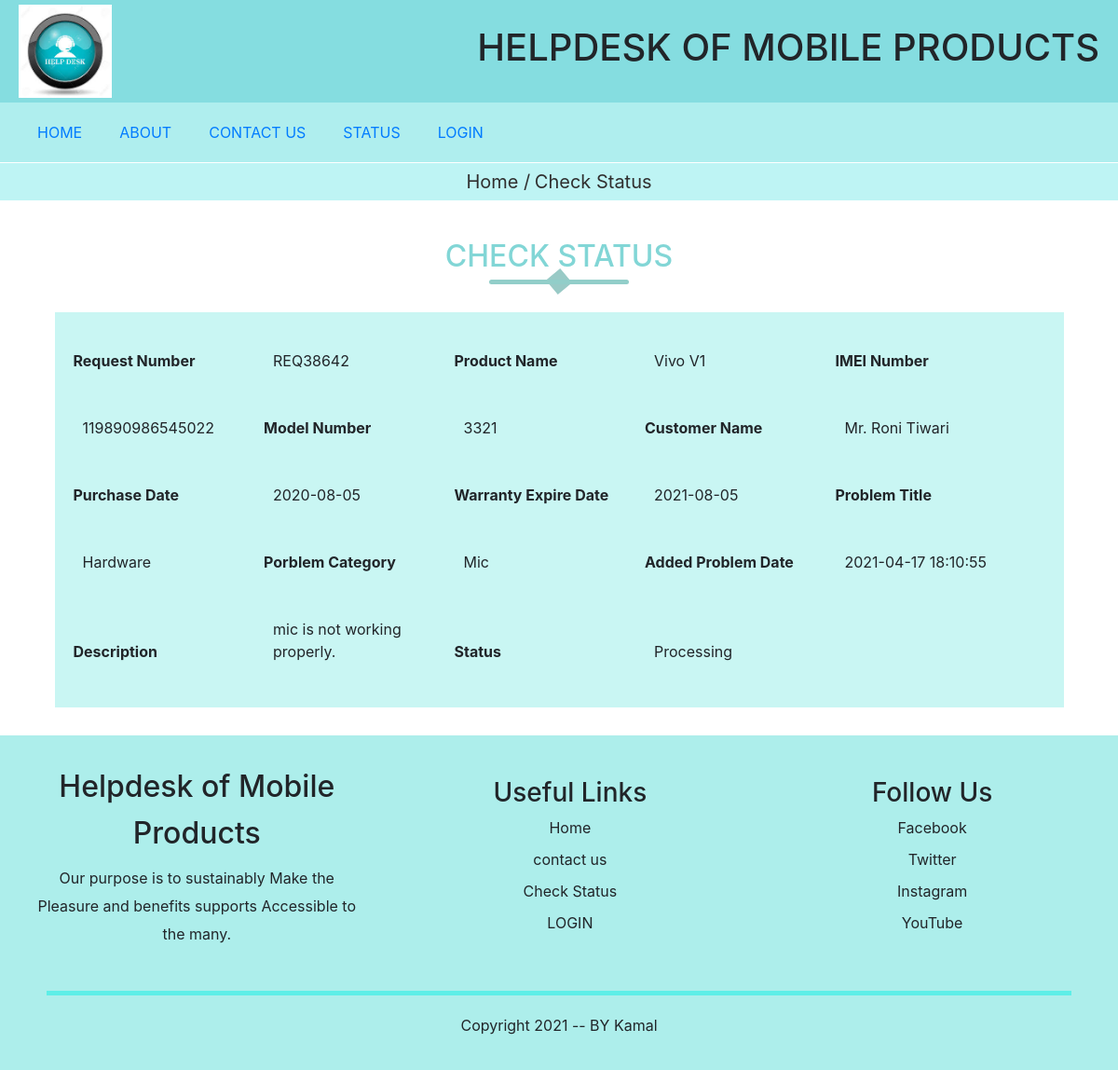
The page /checked_status.php?request_no=REQ38642 on the database its author committed.
### tables this page shows
CREATE TABLE `product` (
  `product_id` int(11) NOT NULL,
  `customer_id` int(11) NOT NULL,
  `imei_no` varchar(20) NOT NULL,
  `product_name` varchar(30) NOT NULL,
  `model_no` int(10) NOT NULL,
  `date_of_purchase` date NOT NULL,
  `expire_date` date NOT NULL,
  `status_of_product` int(11) NOT NULL
);

CREATE TABLE `problem` (
  `problem_id` int(11) NOT NULL,
  `product_id` int(11) NOT NULL,
  `alt_number` varchar(20) NOT NULL,
  `problem_title_id` int(11) NOT NULL,
  `problem_category_id` int(11) NOT NULL,
  `problem_description` varchar(200) NOT NULL,
  `problem_status_id` int(11) NOT NULL,
  `curr_time` datetime NOT NULL,
  `deliver` tinyint(4) NOT NULL,
  `delivery_date` datetime NOT NULL,
  `request_no` varchar(20) NOT NULL
);

CREATE TABLE `customer` (
  `customer_id` int(11) NOT NULL,
  `title` varchar(10) NOT NULL,
  `first_name` varchar(20) NOT NULL,
  `last_name` varchar(20) NOT NULL,
  `phone_number` varchar(20) NOT NULL,
  `street` varchar(30) NOT NULL,
  `city` varchar(20) NOT NULL,
  `state` varchar(20) NOT NULL,
  `pincode` int(10) NOT NULL
);

CREATE TABLE `problem_title` (
  `id` int(11) NOT NULL,
  `name` varchar(20) NOT NULL
);

CREATE TABLE `problem_category` (
  `id` int(11) NOT NULL,
  `cat_name` varchar(30) NOT NULL,
  `pro_title_id` int(11) NOT NULL
);

CREATE TABLE `problem_status` (
  `id` int(11) NOT NULL,
  `status_name` varchar(20) NOT NULL
);

### function_inc.php (called while the page is built, shortened)
<?php
function get_safe_value($con,$str){
    if($str!=''){
        $str=trim($str);
        return mysqli_real_escape_string($con,$str);
    }
}
?>

### checked_status.php (the view, shortened to what this page needs)
<?php
        require('header.php');
        if(isset($_GET['request_no']) && $_GET['request_no']!=''){
          $request_no=get_safe_value($con,$_GET['request_no']);
          $sql="select product.*, customer.*,problem.*,problem_title.name,problem_category.cat_name, problem_status.status_name from product,customer,problem,problem_title,problem_category, problem_status where product.customer_id=customer.customer_id and product.product_id=problem.product_id and problem.problem_title_id=problem_title.id and problem.problem_category_id=problem_category.id and problem.problem_status_id=problem_status.id and problem.request_no='$request_no'";
          $res=mysqli_query($con,$sql);
          $count=mysqli_num_rows($res);
          if($count>0){
            $row=mysqli_fetch_assoc($res);
            $request_no=$row['request_no'];
            $product_name=$row['product_name'];
            $imei_no=$row['imei_no'];
            $model_no=$row['model_no'];
            $customer_name= $row['title']." ".$row['first_name']." ".$row['last_name'];
            $problem_title=$row['name'];
            $problem_category=$row['cat_name'];
            $description=$row['problem_description'];
            $curr_date=$row['curr_time'];
            $date_of_purchase=$row['date_of_purchase'];
            $expire_date=$row['expire_date'];
          }else{
           echo '<SCRipt> alert("Please Enter Valid Request Number")</SCRipt>';
              die();
          }
      }
?>
  <div class="path">
          <span>
            <a href="home.php">Home /</a>  <a href="#">Check Status</a>
          </span>
    </div>
   <div class="login add_prob" >
     <h2 class="title">CHECK STATUS</h2>
     <div class="problem_form">
        <label for="">Request Number</label>
        <span name='name'><?php echo $request_no;?></span>
        <label for="">Product Name</label>
        <span name='name'><?php echo $product_name;?></span>
        <label for="">IMEI Number</label>
        <span><?php echo $imei_no;?></span>
        <label for="">Model Number</label>
        <span><?php echo $model_no;?></span>
        <label for="">Customer Name</label>
        <span><?php echo $customer_name; ?></span>
        <label for="">Purchase Date</label>
        <span><?php echo $date_of_purchase;?></span>
        <label for="">Warranty Expire Date</label>
        <span><?php echo $expire_date;?></span>
        <label for="">Problem Title</label>
        <span><?php echo $problem_title; ?></span>
        <label for="">Porblem Category</label>
        <span><?php echo $problem_category;?></span>
        <label for="">Added Problem Date</label>
        <span><?php echo $curr_date;?></span>
        <label for="">Description</label>
        <span><?php echo $description;?></span>
        <label for="">Status</label>
        <span><?php echo $row['status_name'];?></span>
    </div>
  </div>
<?php
    require('footer.php');
?>

### style/style.css (style rules this page uses)
* { margin: 0; padding: 0; box-sizing: border-box; }
body { font-family: 'Poppins', sans-serif; }
.title { text-align: center; margin: 0 auto 30px; line-height: 60px; color: rgb(130, 214, 214); position: relative; }
.title::after { content: ''; background:rgb(146, 206, 201); width: 150px; height: 5px; border-radius: 5px; position: absolute; bottom: 0; left: 50%; transform: translateX(-50%); }
.title::before { content: ''; background:rgb(153, 202, 198); top: 47px; width: 20px; height: 20px; position: absolute; bottom: 0; left: 50%; transform: translateX(-50%) rotate(50deg); }
.path { width: 100%; height: 40px; background-color: rgba(173, 241, 241, 0.787); }
.path span { text-align: center; display: block; line-height: 40px; }
.path span a { text-decoration: none; font-size: 20px; font-weight: 900px; text-align: center; color: rgb(48, 47, 47); }
.login { margin: 30px; }
.problem_form { width: 95%; margin: auto; background-color: rgb(201, 246, 243); padding: 20px; }
.problem_form label { font-weight: 700; padding: 20px 0; width: 200px; }
.problem_form span { display: inline-block; padding: 20px 10px 0; width: 200px; }

### rows shown on the page
product: problem.request_no "REQ38642", product_name "Vivo V1", imei_no "119890986545022", model_no "3321", customer.last_name "Mr. Roni Tiwari", date_of_purchase "2020-08-05", expire_date "2021-08-05", problem_title.name "Hardware", problem_category.cat_name "Mic", problem.curr_time "2021-04-17 18:10:55", problem.problem_description "mic is not working properly.", problem_status.status_name "Processing"
